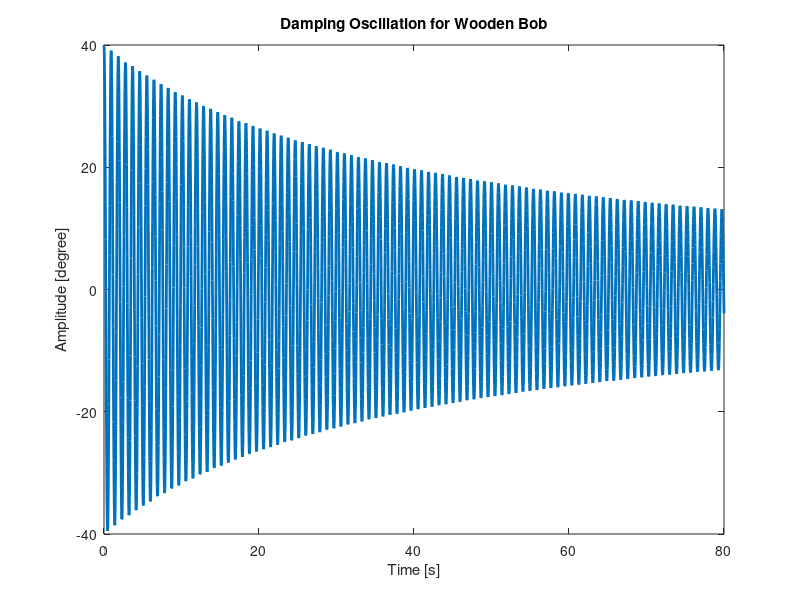

MATLAB code to generate this figure:

g = 9.81;
b = 0.25*0.06^2;
l = 0.2;
m = 0.015;

t_initial  = 0;
theta_initial_degree = 40;
theta_initial = theta_initial_degree*pi/180;
theta_dot_initial = 0;
t_final = 80;
dt = 0.03;
t_span = 0:dt:t_final;

%the sign here has a problem

M = @(t,theta)[theta(2); ...
    -sin(theta(1))*g/l-sign(theta(2))*theta(2)^2*b*l/m];
[T,Theta] = ode45(M,[t_initial t_final],[theta_initial theta_dot_initial]);

% Convert from rad to degree
Theta_degree = Theta*180/pi;

figure;
plot(T,Theta_degree(:,1),'LineWidth', 2); 
s=sprintf('Damping Oscillation for Wooden Bob', dt);
title(s);
xlabel('Time [s]'); ylabel('Amplitude [degree]');

